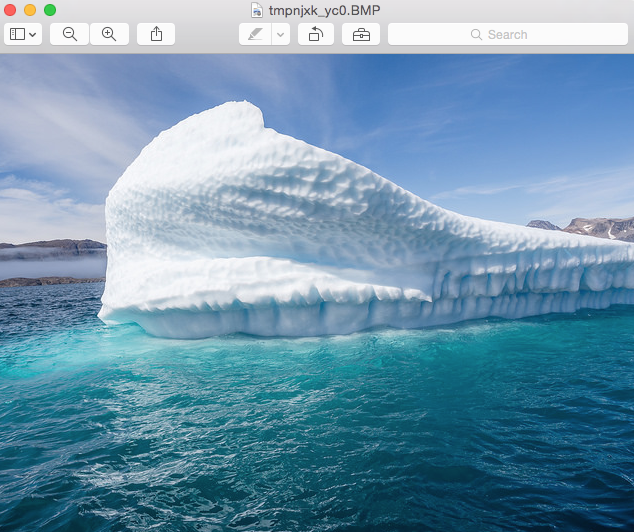
#> input picture OriginalImage.png, 634 x 532 px
$ python 'crop_rectangular region.py'
#> lines starting #> are read from the running program, lines starting #| are printed output that depends on the picture
import cv2
import numpy as np

# original image
# -1 loads as-is so if it will be 3 or 4 channel as the original
image = cv2.imread('OriginalImage.png', -1)
#> image is the input picture: shape (532, 634, 4); mean B, G, R, A 173.2, 149.4, 111.2, 255
# mask defaulting to black for 3-channel and transparent for 4-channel
# (of course replace corners with yours)
mask = np.zeros(image.shape, dtype=np.uint8)
roi_corners = np.array([[(10,10), (300,300), (10,300)]], dtype=np.int32)
# fill the ROI so it doesn't get wiped out when the mask is applied
channel_count = image.shape[2]  # i.e. 3 or 4 depending on your image
#> channel_count = 4
ignore_mask_color = (255,)*channel_count
#> ignore_mask_color = (255, 255, 255, 255)
cv2.fillPoly(mask, roi_corners, ignore_mask_color)
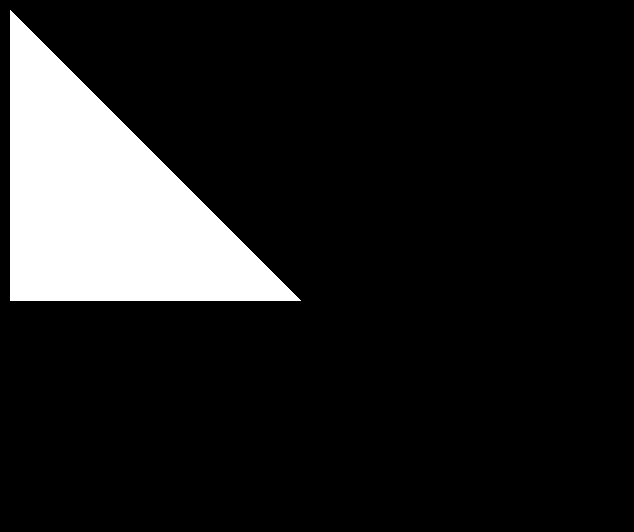
#> mask: shape (532, 634, 4); mean of channels 0, 1, 2, 3 32.1, 32.1, 32.1, 32.1; drawn as B, G, R
# from Masterfool: use cv2.fillConvexPoly if you know it's convex

# apply the mask
masked_image = cv2.bitwise_and(image, mask)
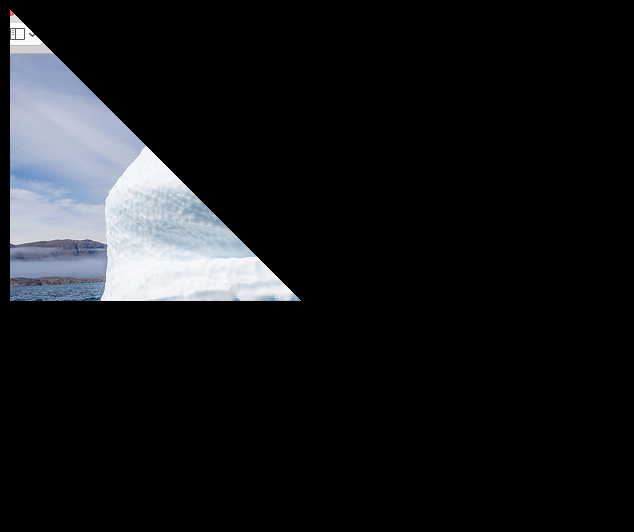
#> masked_image: shape (532, 634, 4); mean B, G, R, A 26.4, 24.3, 23, 32.1

# save the result
cv2.imwrite('image_masked.png', masked_image)
